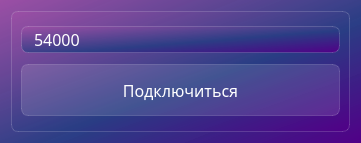
<?xml version="1.0" encoding="UTF-8"?>
<ui version="4.0">
 <class>Dialog1</class>
 <widget class="QDialog" name="Dialog1">
  <property name="geometry">
   <rect>
    <x>0</x>
    <y>0</y>
    <width>361</width>
    <height>143</height>
   </rect>
  </property>
  <property name="windowTitle">
   <string>Dialog</string>
  </property>
  <property name="styleSheet">
   <string notr="true">background-color: qlineargradient(spread:pad, x1:1, y1:1, x2:0, y2:0, stop:0 rgba(81, 0, 135, 255), stop:0.427447 rgba(41, 61, 132, 235), stop:1 rgba(155, 79, 165, 255));
font-family: Noto Sans SC;
</string>
  </property>
  <layout class="QVBoxLayout" name="verticalLayout_2">
   <item>
    <widget class="QFrame" name="frame">
     <property name="styleSheet">
      <string notr="true">backgorund-color: rgba(255,255,255,30);
border: 1px solid rgba(255,255,255,40);
border-radius: 7px;
</string>
     </property>
     <property name="frameShape">
      <enum>QFrame::NoFrame</enum>
     </property>
     <layout class="QVBoxLayout" name="verticalLayout_3">
      <item>
       <widget class="QLineEdit" name="lineEdit">
        <property name="styleSheet">
         <string notr="true">font-size: 12pt;
color: white;
padding-left: 10px;
</string>
        </property>
        <property name="text">
         <string>54000</string>
        </property>
        <property name="placeholderText">
         <string>localhost</string>
        </property>
       </widget>
      </item>
      <item>
       <widget class="QPushButton" name="pushButton_connection">
        <property name="styleSheet">
         <string notr="true">QPushButton{
color: white;
font-size: 12pt;
background-color: rgba(255,255,255,30);
border: 1px solid rgba(255,255,255,40);
border-radius: 7px;
width: 230px;
height: 50 px;
}
QPushButton:hover {
background-color: rgba(255,255,255,30);
}
QPushButton:pressed{
background-color: rgba(255,255,255,70);
}</string>
        </property>
        <property name="text">
         <string>Подключиться</string>
        </property>
       </widget>
      </item>
     </layout>
    </widget>
   </item>
  </layout>
 </widget>
 <resources/>
 <connections/>
</ui>
